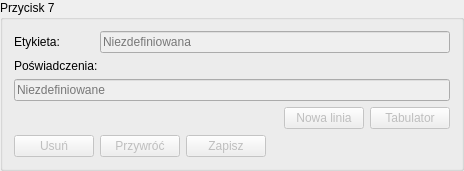
         <widget class="QGroupBox" name="groupBox_8">
          <property name="sizePolicy">
           <sizepolicy hsizetype="Preferred" vsizetype="Maximum">
            <horstretch>0</horstretch>
            <verstretch>0</verstretch>
           </sizepolicy>
          </property>
          <property name="minimumSize">
           <size>
            <width>0</width>
            <height>0</height>
           </size>
          </property>
          <property name="title">
           <string>Przycisk 7</string>
          </property>
          <layout class="QGridLayout" name="gridLayout_12" columnstretch="0,0,0,0,0,0,0" columnminimumwidth="0,0,0,0,0,0,0">
           <item row="4" column="1">
            <widget class="QPushButton" name="pushButton_39">
             <property name="enabled">
              <bool>false</bool>
             </property>
             <property name="sizePolicy">
              <sizepolicy hsizetype="Maximum" vsizetype="Preferred">
               <horstretch>0</horstretch>
               <verstretch>0</verstretch>
              </sizepolicy>
             </property>
             <property name="toolTip">
              <string>&lt;html&gt;&lt;head/&gt;&lt;body&gt;&lt;p&gt;Wczytuje do pola edycyjnego hasło zapisane w urządzeniu&lt;/p&gt;&lt;/body&gt;&lt;/html&gt;</string>
             </property>
             <property name="text">
              <string>Przywróć</string>
             </property>
            </widget>
           </item>
           <item row="0" column="0">
            <widget class="QLabel" name="label_24">
             <property name="sizePolicy">
              <sizepolicy hsizetype="Maximum" vsizetype="Preferred">
               <horstretch>0</horstretch>
               <verstretch>0</verstretch>
              </sizepolicy>
             </property>
             <property name="font">
              <font>
               <pointsize>9</pointsize>
              </font>
             </property>
             <property name="text">
              <string>Etykieta:</string>
             </property>
            </widget>
           </item>
           <item row="0" column="1" colspan="6">
            <widget class="QLineEdit" name="lineEdit_16">
             <property name="enabled">
              <bool>false</bool>
             </property>
             <property name="sizePolicy">
              <sizepolicy hsizetype="MinimumExpanding" vsizetype="Preferred">
               <horstretch>0</horstretch>
               <verstretch>0</verstretch>
              </sizepolicy>
             </property>
             <property name="placeholderText">
              <string>Niezdefiniowana</string>
             </property>
             <property name="clearButtonEnabled">
              <bool>true</bool>
             </property>
            </widget>
           </item>
           <item row="4" column="2">
            <widget class="QPushButton" name="pushButton_40">
             <property name="enabled">
              <bool>false</bool>
             </property>
             <property name="sizePolicy">
              <sizepolicy hsizetype="Maximum" vsizetype="Preferred">
               <horstretch>0</horstretch>
               <verstretch>0</verstretch>
              </sizepolicy>
             </property>
             <property name="toolTip">
              <string>Zapisuje hasło na urządzeniu</string>
             </property>
             <property name="text">
              <string>Zapisz</string>
             </property>
            </widget>
           </item>
           <item row="1" column="0" colspan="2">
            <widget class="QLabel" name="label_25">
             <property name="sizePolicy">
              <sizepolicy hsizetype="Maximum" vsizetype="Preferred">
               <horstretch>0</horstretch>
               <verstretch>0</verstretch>
              </sizepolicy>
             </property>
             <property name="text">
              <string>Poświadczenia:</string>
             </property>
            </widget>
           </item>
           <item row="3" column="6">
            <widget class="QPushButton" name="pushButton_41">
             <property name="enabled">
              <bool>false</bool>
             </property>
             <property name="sizePolicy">
              <sizepolicy hsizetype="Minimum" vsizetype="Preferred">
               <horstretch>0</horstretch>
               <verstretch>0</verstretch>
              </sizepolicy>
             </property>
             <property name="toolTip">
              <string>&lt;html&gt;&lt;head/&gt;&lt;body&gt;&lt;p&gt;Wstawia znak tabulatora (&amp;#x21E5;) na bieżącej pozycji.&lt;/p&gt;&lt;/body&gt;&lt;/html&gt;</string>
             </property>
             <property name="text">
              <string>Tabulator</string>
             </property>
            </widget>
           </item>
           <item row="3" column="5">
            <widget class="QPushButton" name="pushButton_42">
             <property name="enabled">
              <bool>false</bool>
             </property>
             <property name="sizePolicy">
              <sizepolicy hsizetype="Minimum" vsizetype="Preferred">
               <horstretch>0</horstretch>
               <verstretch>0</verstretch>
              </sizepolicy>
             </property>
             <property name="toolTip">
              <string>&lt;html&gt;&lt;head/&gt;&lt;body&gt;&lt;p&gt;Wstawia znak nowej linii (&amp;#x21B5;) na bieżącej pozycji.&lt;/p&gt;&lt;/body&gt;&lt;/html&gt;</string>
             </property>
             <property name="text">
              <string>Nowa linia</string>
             </property>
            </widget>
           </item>
           <item row="2" column="0" colspan="7">
            <widget class="QLineEdit" name="lineEdit_17">
             <property name="enabled">
              <bool>false</bool>
             </property>
             <property name="sizePolicy">
              <sizepolicy hsizetype="MinimumExpanding" vsizetype="Preferred">
               <horstretch>0</horstretch>
               <verstretch>0</verstretch>
              </sizepolicy>
             </property>
             <property name="toolTip">
              <string>&lt;html&gt;&lt;head/&gt;&lt;body&gt;&lt;p&gt;Pole edycyjne hasła pod przyciskiem. Hasło zostanie zapisane po wybraniu &amp;quot;Zapisz&amp;quot;&lt;/p&gt;&lt;/body&gt;&lt;/html&gt;</string>
             </property>
             <property name="maxLength">
              <number>150</number>
             </property>
             <property name="placeholderText">
              <string>Niezdefiniowane</string>
             </property>
             <property name="clearButtonEnabled">
              <bool>true</bool>
             </property>
            </widget>
           </item>
           <item row="4" column="0">
            <widget class="QPushButton" name="pushButton_43">
             <property name="enabled">
              <bool>false</bool>
             </property>
             <property name="sizePolicy">
              <sizepolicy hsizetype="Maximum" vsizetype="Preferred">
               <horstretch>0</horstretch>
               <verstretch>0</verstretch>
              </sizepolicy>
             </property>
             <property name="toolTip">
              <string>Kasuje hasło w urządzeniu</string>
             </property>
             <property name="text">
              <string>Usuń</string>
             </property>
            </widget>
           </item>
          </layout>
         </widget>
